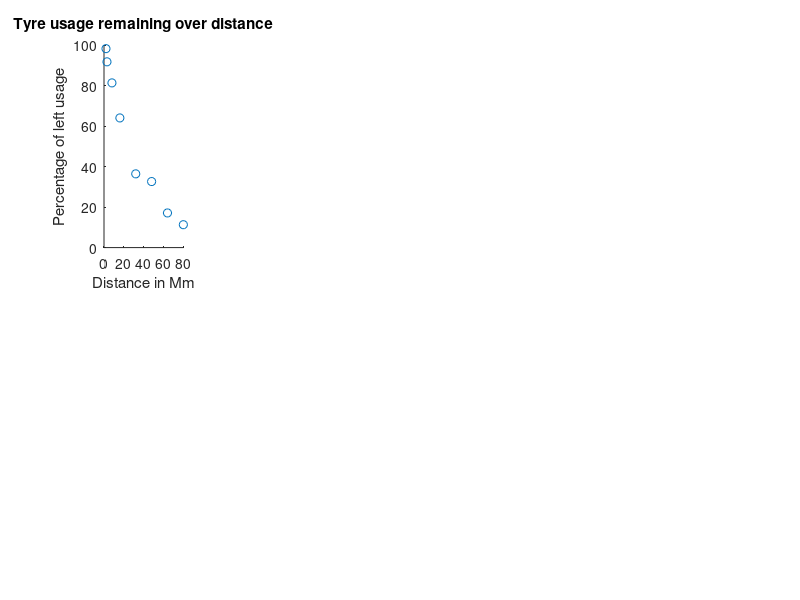

Source code (MATLAB): (Note: this script raises an error after producing the figure.)
clear all;
%% Initializing data and computing basic sums
dataA = [2,3,8,16,32,48,64,80]';
dataB = [98.2,91.7,81.3,64.0,36.4,32.6,17.1,11.3]';
data = [dataA dataB];
n= length(data);
alpha = 0.05;
alphastr = num2str(100*(1-alpha));
x0 = 25;

%% Scatter Plot of initial data and testing linear fit
figure();
subplot(2,5,1);
scatter(data(:,1),data(:,2));
xlabel('Distance in Mm');
ylabel('Percentage of left usage');
title('Tyre usage remaining over distance');
hold on;
xfull = linspace(min(data(:,1)),max(data(:,1)),100);
[Bme1,Sigma2Er,R2me,AdjR2me,Sigma2Bme1,CIBme,CIFit] = MeLinFit(data(:,1),data(:,2),1,alpha,xfull);
plot(xfull,polyval(flipud(Bme1),xfull),'r-',xfull,CIFit(:,1),'b--');
plot(xfull,CIFit(:,2),'b--','HandleVisibility','off');
legend('Data','Linear Fit','95% CI Fit','Location','best');
xlabel('Distance in Mm');
ylabel('Percentage of left usage in Log');
title('Linear Fit');
txtstr1=['R^2 = ' num2str(R2me)];
txtstr2=['AdjR^2 = ' num2str(AdjR2me)];
txt={txtstr1,txtstr2};
text(30,70,txt);
plot(x0,polyval(flipud(Bme1),x0),'*','HandleVisibility','off');
fprintf('Linear Fit the value at x0 = %f is %f\n',x0,polyval(flipud(Bme1),x0));
hold on;

% [p1,S1,mu1] = polyfit(data(:,1),data(:,2),1);
% [yfit1,delta] = polyval(p1,xfull,S1,mu1);
% plot(xfull,yfit1,'m-',xfull,yfit1-2*delta,'m--');

%ploting the residuals
subplot(2,5,6);
dataylin = linspace(min(data(:,2)),max(data(:,2)),10);
plot(dataylin,2.*ones(length(dataylin),1),'b--');
hold on;
plot(dataylin,-2.*ones(length(dataylin),1),'b--');
scatter(data(:,2),(data(:,2)-polyval(flipud(Bme1),data(:,1)))./sqrt(Sigma2Er));
hold off;

%%2nd order fit
subplot(2,5,2);
scatter(data(:,1),data(:,2));
xlabel('Distance in Mm');
ylabel('Percentage of left usage');
title('Tyre usage remaining over distance');
hold on;
xfull = linspace(min(data(:,1)),max(data(:,1)),100);
[Bme1,Sigma2Er,R2me,AdjR2me,Sigma2Bme1,CIBme,CIFit] = MeLinFit(data(:,1),data(:,2),2,alpha,xfull);
plot(xfull,polyval(flipud(Bme1),xfull),'r-',xfull,CIFit(:,1),'b--');
plot(xfull,CIFit(:,2),'b--','HandleVisibility','off');
legend('Data','Linear Fit','95% CI Fit','Location','best');
xlabel('Distance in Mm');
ylabel('Percentage of left usage in Log');
title('2nd Order Fit');
txtstr1=['R^2 = ' num2str(R2me)];
txtstr2=['AdjR^2 = ' num2str(AdjR2me)];
txt={txtstr1,txtstr2};
text(30,70,txt);
plot(x0,polyval(flipud(Bme1),x0),'*','HandleVisibility','off');
fprintf('2nd Order Fit the value at x0 = %f is %f\n',x0,polyval(flipud(Bme1),x0));
hold off;

%ploting the residuals
subplot(2,5,7);
dataylin = linspace(min(data(:,2)),max(data(:,2)),10);
plot(dataylin,2.*ones(length(dataylin),1),'b--');
hold on;
plot(dataylin,-2.*ones(length(dataylin),1),'b--');
scatter(data(:,2),(data(:,2)-polyval(flipud(Bme1),data(:,1)))./sqrt(Sigma2Er));
hold off;

%%3rd order fit
subplot(2,5,3);
scatter(data(:,1),data(:,2));
xlabel('Distance in Mm');
ylabel('Percentage of left usage');
title('Tyre usage remaining over distance');
hold on;
xfull = linspace(min(data(:,1)),max(data(:,1)),100);
[Bme1,Sigma2Er,R2me,AdjR2me,Sigma2Bme1,CIBme,CIFit] = MeLinFit(data(:,1),data(:,2),3,alpha,xfull);
plot(xfull,polyval(flipud(Bme1),xfull),'r-',xfull,CIFit(:,1),'b--');
plot(xfull,CIFit(:,2),'b--','HandleVisibility','off');
legend('Data','Linear Fit','95% CI Fit','Location','best');
xlabel('Distance in Mm');
ylabel('Percentage of left usage in Log');
title('3rd Order Fit');
txtstr1=['R^2 = ' num2str(R2me)];
txtstr2=['AdjR^2 = ' num2str(AdjR2me)];
txt={txtstr1,txtstr2};
text(30,70,txt);
plot(x0,polyval(flipud(Bme1),x0),'*','HandleVisibility','off');
fprintf('3rd Order Fit the value at x0 = %f is %f\n',x0,polyval(flipud(Bme1),x0));
hold off;

%ploting the residuals
subplot(2,5,8);
dataylin = linspace(min(data(:,2)),max(data(:,2)),10);
plot(dataylin,2.*ones(length(dataylin),1),'b--');
hold on;
plot(dataylin,-2.*ones(length(dataylin),1),'b--');
scatter(data(:,2),(data(:,2)-polyval(flipud(Bme1),data(:,1)))./sqrt(Sigma2Er));
hold off;

%% Testing Logarithmic model y=ae^(bx)
datay = log(data(:,2));
datax = data(:,1);
datalog = [datax datay];
xfull = linspace(min(datax),max(datax),100);
subplot(2,5,4);
scatter(datax,datay);
hold on;
[Bme1,Sigma2Er,R2me,AdjR2me,Sigma2Bme1,CIBme,CIFit] = MeLinFit(datax,datay,1,alpha,xfull);
plot(xfull,polyval(flipud(Bme1),xfull),'r-',xfull,CIFit(:,1),'b--');
plot(xfull,CIFit(:,2),'b--','HandleVisibility','off');
legend('Data','Linear Fit','95% CI Fit','Location','best');
xlabel('Distance in Mm');
ylabel('Percentage of left usage in Log');
title('SemiLog Linear Fit');
txtstr1=['R^2 = ' num2str(R2me)];
txtstr2=['AdjR^2 = ' num2str(AdjR2me)];
txt={txtstr1,txtstr2};
text(40,4,txt);
plot(x0,polyval(flipud(Bme1),x0),'*','HandleVisibility','off');
fprintf('SemiLog Fit the value at x0 = %f is %f\n',x0,exp(polyval(flipud(Bme1),x0)));
hold off;

%ploting the residuals
subplot(2,5,9);
dataylin = linspace(min(datay),max(datay),10);
plot(dataylin,2.*ones(length(dataylin),1),'b--');
hold on;
plot(dataylin,-2.*ones(length(dataylin),1),'b--');
scatter(datay,(datay-polyval(flipud(Bme1),datax))./sqrt(Sigma2Er));
hold off;


%% Testing Logarithmic model y=ae^(bx) with 2nd order polynomial
datay = log(data(:,2));
datax = data(:,1);
datalog = [datax datay];
xfull = linspace(min(datax),max(datax),100);
subplot(2,5,5);
scatter(datax,datay);
hold on;
[Bme1,Sigma2Er,R2me,AdjR2me,Sigma2Bme1,CIBme,CIFit] = MeLinFit(datax,datay,2,alpha,xfull);
plot(xfull,polyval(flipud(Bme1),xfull),'r-',xfull,CIFit(:,1),'b--');
plot(xfull,CIFit(:,2),'b--','HandleVisibility','off');
legend('Data','Linear Fit','95% CI Fit','Location','best');
xlabel('Distance in Mm');
ylabel('Percentage of left usage in Log');
title('SemiLog 2nd Order Linear Fit');
txtstr1=['R^2 = ' num2str(R2me)];
txtstr2=['AdjR^2 = ' num2str(AdjR2me)];
txt={txtstr1,txtstr2};
text(40,4,txt);
plot(x0,polyval(flipud(Bme1),x0),'*','HandleVisibility','off');
fprintf('SemiLog 2nd Order Fit the value at x0 = %f is %f\n',x0,exp(polyval(flipud(Bme1),x0)));
hold off;

%ploting the residuals
subplot(2,5,10);
dataylin = linspace(min(datay),max(datay),10);
plot(dataylin,2.*ones(length(dataylin),1),'b--');
hold on;
plot(dataylin,-2.*ones(length(dataylin),1),'b--');
scatter(datay,(datay-polyval(flipud(Bme1),datax))./sqrt(Sigma2Er));
hold off;


%%
function [B,Sigma2Er,R2me,AdjR2me,sigmaB,CIB,CIFit]=MeLinFit(x,y,deg,alpha,xfull)
%Solve linear system for finding fit coefficients
%X*B=C
dim1=deg+1;
npoints = length(x);
%Create power vector of polynomial
pv = 0:deg;
pv = pv(:);
xfull = xfull(:);
X=zeros(npoints,dim1);%contains x evaluated at the powers of the polynomial
C=zeros(dim1,1);%contains the values of y at each point
%set A,B and C matrices

for i=1:dim1
    X(:,i) = x.^pv(i);
end
 
C= y(:);

%solve the linear system and get the coefficients 
B = X\C;
%find total error
yhat = zeros(npoints,1);
yhat = yhat + X*B;
ymean = mean(y);
%Calculating R2 and AdjR2
Sigma2Er = (1/(npoints-dim1+1))*sum((y-yhat).^2);
Sigma2ErMean = (1/(npoints-dim1+1))*sum((y-ymean).^2);
R2me = 1-(Sigma2Er/Sigma2ErMean);
AdjR2me = 1-((npoints-1)/(npoints-(dim1+1))).*(Sigma2Er/Sigma2ErMean).^2;

VarB = (sum((y-yhat).^2)/(npoints-dim1)).*(transpose(X)*X)^(-1);
sigmaB = sqrt(abs(diag(VarB)));

Talpha = tinv(1-alpha/2,npoints-dim1);
CIB = [B-Talpha.*sigmaB B+Talpha.*sigmaB];

%Create an X matrix for full range
XM = zeros(length(xfull),dim1);
for i=1:dim1
    XM(:,i) = xfull.^pv(i);
end
VarFit = XM*VarB*transpose(XM);
sigmaFit = sqrt(abs(diag(VarFit)));
CIFit = [polyval(flipud(B),xfull)-Talpha.*sigmaFit polyval(flipud(B),xfull)+Talpha.*sigmaFit];
end

